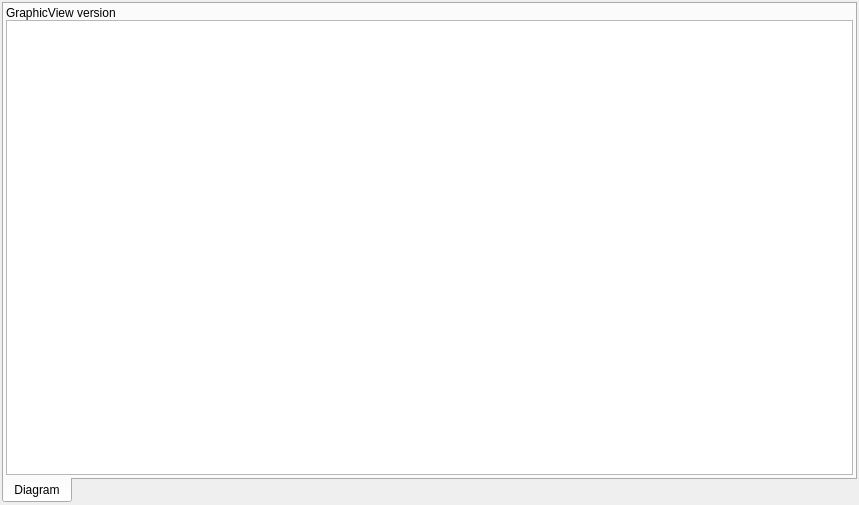
<?xml version="1.0" encoding="UTF-8"?>
<ui version="4.0">
 <class>fileVpzView</class>
 <widget class="QWidget" name="fileVpzView">
  <property name="geometry">
   <rect>
    <x>0</x>
    <y>0</y>
    <width>859</width>
    <height>505</height>
   </rect>
  </property>
  <property name="windowTitle">
   <string>Form</string>
  </property>
  <property name="autoFillBackground">
   <bool>true</bool>
  </property>
  <layout class="QGridLayout" name="gridLayout">
   <property name="margin">
    <number>2</number>
   </property>
   <property name="spacing">
    <number>2</number>
   </property>
   <item row="0" column="0">
    <widget class="QTabWidget" name="tabWidget">
     <property name="styleSheet">
      <string notr="true"/>
     </property>
     <property name="tabPosition">
      <enum>QTabWidget::South</enum>
     </property>
     <property name="currentIndex">
      <number>0</number>
     </property>
     <widget class="QWidget" name="tabDiag">
      <attribute name="title">
       <string>Diagram</string>
      </attribute>
      <layout class="QVBoxLayout" name="verticalLayout">
       <property name="spacing">
        <number>0</number>
       </property>
       <property name="margin">
        <number>2</number>
       </property>
       <item>
        <widget class="QStackedWidget" name="stackedWidget">
         <property name="currentIndex">
          <number>0</number>
         </property>
         <widget class="QWidget" name="page_2">
          <layout class="QGridLayout" name="gridLayout_4">
           <property name="margin">
            <number>0</number>
           </property>
           <property name="spacing">
            <number>0</number>
           </property>
           <item row="1" column="0">
            <widget class="QGraphicsView" name="graphicView"/>
           </item>
           <item row="0" column="0">
            <widget class="QLabel" name="label">
             <property name="text">
              <string>GraphicView version</string>
             </property>
            </widget>
           </item>
          </layout>
         </widget>
         <widget class="QWidget" name="page">
          <layout class="QGridLayout" name="gridLayout_3">
           <property name="margin">
            <number>0</number>
           </property>
           <property name="spacing">
            <number>0</number>
           </property>
           <item row="0" column="0">
            <widget class="QScrollArea" name="diag">
             <property name="widgetResizable">
              <bool>true</bool>
             </property>
             <property name="alignment">
              <set>Qt::AlignLeading|Qt::AlignLeft|Qt::AlignTop</set>
             </property>
             <widget class="QWidget" name="diagContent">
              <property name="geometry">
               <rect>
                <x>0</x>
                <y>0</y>
                <width>98</width>
                <height>28</height>
               </rect>
              </property>
              <layout class="QVBoxLayout" name="verticalLayout_6">
               <property name="spacing">
                <number>0</number>
               </property>
               <property name="leftMargin">
                <number>0</number>
               </property>
               <property name="topMargin">
                <number>0</number>
               </property>
               <property name="rightMargin">
                <number>5</number>
               </property>
               <property name="bottomMargin">
                <number>5</number>
               </property>
              </layout>
             </widget>
            </widget>
           </item>
          </layout>
         </widget>
        </widget>
       </item>
      </layout>
     </widget>
    </widget>
   </item>
  </layout>
 </widget>
 <resources/>
 <connections/>
</ui>
